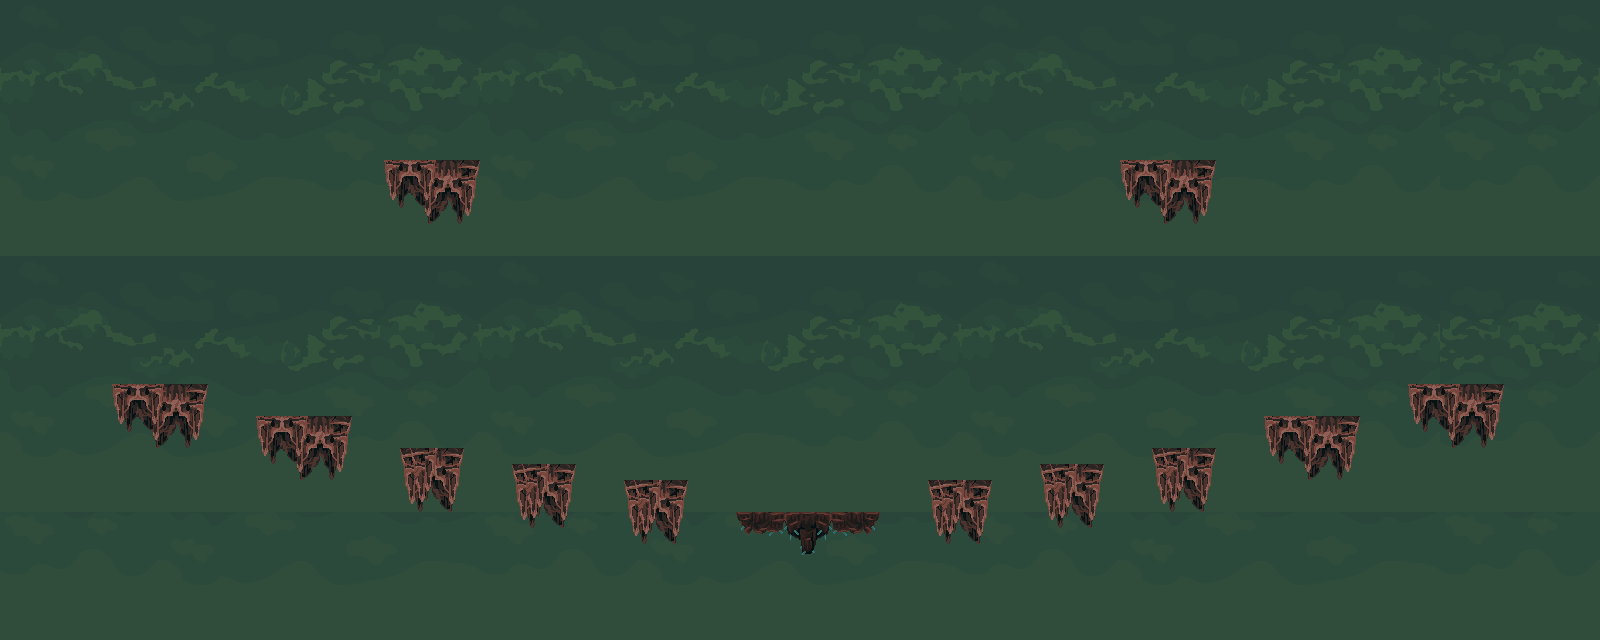

A 2D game scene composited from a Tiled map and its tileset images. What follows is a short description and the map's XML, with each tile layer's data collapsed to a summary:
An orthogonal 100x40 tile map with 16x16 px tiles, 2 tile layers (Tile Layer 1, main), 1 hidden layer not drawn, 3 tilesets.

<map version="1.10" tiledversion="1.11.2" orientation="orthogonal" renderorder="right-down" width="100" height="40" tilewidth="16" tileheight="16" infinite="0" nextlayerid="4" nextobjectid="1">
 <tileset firstgid="1" source="background1.tsx" />
 <tileset firstgid="481" source="main_lev_build.tsx" />
 <tileset firstgid="4577" source="other_lev_build.tsx" />
 <layer id="1" name="Tile Layer 1" width="100" height="40">
  <data>[4000 cells, 4000 non-empty, 480 distinct tile ids]</data>
 </layer>
 <layer id="2" name="main" width="100" height="40">
  <data>[4000 cells, 267 non-empty, 67 distinct tile ids]</data>
 </layer>
 <layer id="3" name="collider" width="100" height="40" visible="0">
  <data>[4000 cells, 239 non-empty, 1 distinct tile ids]</data>
 </layer>
</map>
